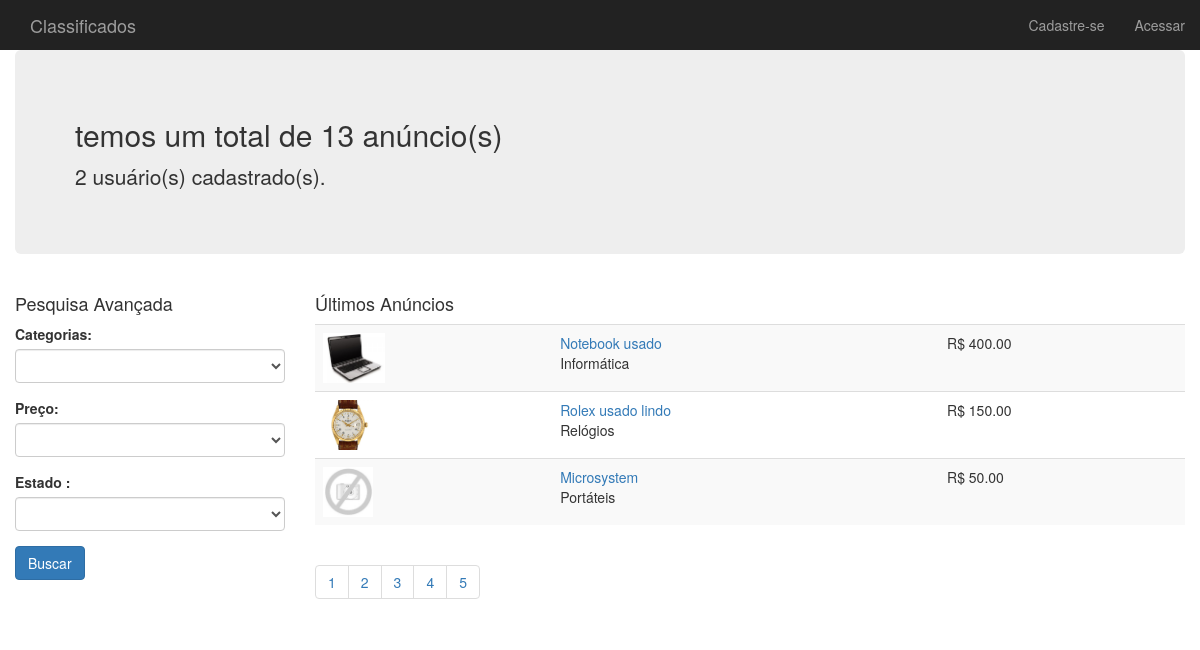
The page / on the database its author committed.
### tables this page shows
CREATE TABLE `anuncios` (
  `id` int(11) UNSIGNED NOT NULL,
  `id_usuario` int(11) NOT NULL,
  `id_categoria` int(11) NOT NULL,
  `titulo` varchar(100) DEFAULT NULL,
  `descricao` text,
  `valor` float DEFAULT NULL,
  `estado` int(11) DEFAULT NULL
);

### core/controller.php (called while the page is built, shortened)
<?php
class controller{
	public function loadTemplate($viewName, $viewData = array()){
		require 'views/template.php';
	}
	public function loadViewInTemplate($viewName, $viewData = array()){
		extract($viewData);
		require 'views/'.$viewName.'.php';
	}
}
?>

### controllers/homeController.php (called while the page is built, shortened)
<?php
class homeController extends controller{
	public function index(){
		$dados = array();
		$a = new Anuncios();
		$u = new Usuarios();
		$c = new Categorias();
		$filtros = array(
			'categoria' => '',
			'preco' => '',
			'estado' => ''
		);
		$totalAnuncios = $a->getTotalAnuncios($filtros);
		$totalUsuarios=  $u->getTotalUsuarios();
		$p = 1;
		$por_pagina = 3;
		$totalPaginas = ceil($totalAnuncios / $por_pagina) ;
		$anuncios = $a->getUltimosAnuncios($p, $por_pagina, $filtros);
		$categorias = $c->getLista();
		$dados['totalAnuncios'] = $totalAnuncios;
		$dados['totalUsuarios'] = $totalUsuarios;
		$dados['categorias'] = $categorias;
		$dados['filtros'] = $filtros;
		$dados['anuncios'] = $anuncios;
		$dados['totalPaginas'] = $totalPaginas;
		$this->loadTemplate('home', $dados);
	}
}
?>

### core/Core.php (called while the page is built, shortened)
<?php
class Core{
	public function start(){
 		$url = '/';
 		$params = array();
 		if(!empty($url) && $url != '/'){
 			$url = explode('/', $url);
 			array_shift($url);
 			$currentController = $url[0].'Controller';
 			array_shift($url);
	 			if(isset($url[0]) && !empty($url[0])) {
					$currentAction = $url[0];
					array_shift($url);
				} else {
					$currentAction = 'index';
				}
				if(count($url) > 0) {
					$params = $url;
				}
 		} else {
 			$currentAction = 'index';
 		}
		$c = new $currentController();
		call_user_func_array(array($c, $currentAction), $params);
 	}
}
?>

### index.php (called while the page is built, shortened)
<?php
$core = new Core();
$core->start();
?>

### core/model.php (called while the page is built, shortened)
<?php
class model{
	public function __construct(){
		global $db;
		$this->db = $db;
	}
}
?>

### models/Anuncios.php (called while the page is built, shortened)
<?php
class Anuncios extends model {
	public function getTotalAnuncios($filtros){
		$filtroString =array('1=1');
		$sql = $this->db->prepare("SELECT COUNT(*) as c FROM anuncios WHERE ".implode(' AND ', $filtroString));
		$sql->execute();
		$row = $sql->fetch();
		return $row['c'];
	}
	public function getUltimosAnuncios($page, $porPagina, $filtros){
		$offset = ($page - 1) * $porPagina;
		$array = array();
		$filtroString =array('1=1');
		$sql = $this->db->prepare("SELECT *,
		(select anuncios_imagens.url from anuncios_imagens where anuncios_imagens.id_anuncio = anuncios.id limit 1) as url,
		(select categorias.nome from categorias where categorias.id = anuncios.id_categoria ) as categoria
		 FROM anuncios WHERE ".implode(' AND ', $filtroString)." ORDER BY id DESC  LIMIT $offset, 3") ;
		$sql->execute();
		if($sql->rowCount() > 0){
			$array = $sql->fetchAll();
		}
		return $array;
		}
}
?>

### models/Usuarios.php (called while the page is built, shortened)
<?php
class Usuarios extends model{
	public function getTotalUsuarios(){
		$sql = $this->db->query("SELECT COUNT(*) as c FROM usuarios");
		$row = $sql->fetch();
		return $row['c'];
	}
}
?>

### models/Categorias.php (called while the page is built)
<?php
class Categorias extends model {
	public function getLista(){
		$array = array();
		$sql = $this->db->query("SELECT * FROM  categorias ORDER BY nome ASC");
		if($sql->rowCount() > 0){
			$array = $sql->fetchAll();
		}
		return $array;
	}
}
?>

### views/home.php (the view, shortened to what this page needs)
<div class="container-fluid">
	<div class="jumbotron">
		<h2> temos um total de <?php echo $totalAnuncios; ?>  anúncio(s)</h2>
		<p><?php echo $totalUsuarios; ?> usuário(s) cadastrado(s).</p>
	</div>
	<div class="row">
		<div class="col-sm-3">
			<h4>Pesquisa Avançada</h4>
			<form method="GET">
				<div class="form-group">
					<label for="categoria"> Categorias:</label>
					<select name="filtros[categoria]" class="form-control" id="categoria">
						<option> </option>
						<?php foreach($categorias as $cat): ?>
							<option value="<?php echo $cat['id']; ?>"<?php echo ($cat['id']==$filtros['categoria'])?'selected="selected"':''; ?>>
							</option>
						<?php endforeach;?>
					</select>
				</div>
				<div class="form-group">
					<label for="preco"> Preço:</label>
					<select name="filtros[preco]" class="form-control" id="preco">
						<option>  </option>
						<option value="0-50" 	<?php echo ($filtros['preco']=='0-50')?'selected="selected"':''; ?> 	> R$ 0 - 50		</option>
					</select>
				</div>
				<div class="form-group">
					<label for="estado"> Estado :</label>
					<select name="filtros[estado]" class="form-control" id="estado">
						<option>  </option>
						<option value="0" <?php echo ($filtros['estado']=='0')?'selected="selected"':''; ?> > 	Péssimo	</option>
					</select>
				</div>
				<div class="form-group">
					<input type="submit" class="btn btn-primary" value="Buscar">
				</div>
			</form>
		</div>
		<div class="col-sm-9">
			<h4>Últimos Anúncios</h4>
			<table class="table table-striped">
				<tbody>
					<?php foreach($anuncios as $anuncio): ?>
					<tr>
						<td>
							<?php
							if(!empty($anuncio['url'])):?>
							<img src="<?php echo BASE_URL; ?>assets/images/anuncios/<?php echo $anuncio['url'];  ?>" alt="" height="50">
							<?php else:?>
							<img src="<?php echo BASE_URL; ?>assets/images/default.jpg" height="50" alt="">
							<?php endif; ?>
						</td>
						<td>
							<a href="<?php echo BASE_URL; ?>produto/abrir/<?php echo $anuncio['id']; ?>"><?php echo $anuncio['titulo']; ?></a> <br/>
							<?php echo utf8_encode($anuncio['categoria']); ?>
						</td>
						<td>
							R$ <?php echo number_format($anuncio['valor'], 2); ?>
						</td>
					</tr>
					<?php endforeach; ?>
				</tbody>
			</table>
			<ul class="pagination">
				<?php for($q=1; $q<=$totalPaginas; $q++): ?>
					<li class="<?php echo($p==$q)?'page-item active':''; ?>">
						<a class="page-link" href="<?php echo BASE_URL; ?>?<?php  $q;
						$w = $_GET;
						$w['p'] = $q;
						echo http_build_query($w);
						?>">
					<?php echo $q; ?></a></li>
				<?php endfor; ?>
			</ul>
		</div>
	</div>
</div>

### views/template.php (shortened to what this page needs)
<!DOCTYPE html>
<html>
<head>
	<link rel="stylesheet" type="text/css" href="<?php echo BASE_URL; ?>assets/css/bootstrap.min.css">
	<link rel="stylesheet" type="text/css" href="<?php echo BASE_URL; ?>assets/css/style.css">
</head>
<body>
	<nav class="navbar-inverse">
		<div class="container-fluid">
			<div class="navbar-header">
				<a href="<?php echo BASE_URL; ?>" class="navbar-brand">Classificados</a>
			</div>
			<ul class="nav navbar-nav navbar-right">
				<?php if(isset($_SESSION['cLogin']) && !empty($_SESSION['cLogin'])):?>
					<li><a href="#">Bem Vindo: <?php echo $_SESSION['nomeUsuario']; ?></a></li>
					<li><a href="<?php echo BASE_URL; ?>anuncios">Meus anúncios</a></li>
					<li><a href="<?php echo BASE_URL; ?>login/sair">Sair</a></li>
				<?php else: ?>
					<li><a href="<?php echo BASE_URL; ?>cadastrar">Cadastre-se</a></li>
					<li><a href="<?php echo BASE_URL; ?>login">Acessar</a></li>
				<?php endif; ?>
			</ul>
		</div>
	</nav>
	<?php $this->loadViewInTemplate($viewName, $viewData); ?>
</body>
</html>

### rows shown on the page
anuncios: shows a picture, titulo "Notebook usado", categoria "Informática", valor "400.00"
anuncios: shows a picture, titulo "Rolex usado lindo", categoria "Relógios", valor "150.00"
anuncios: titulo "Microsystem", categoria "Portáteis", valor "50.00"

### other values the page prints
$totalAnuncios "13"
$totalUsuarios "2"
